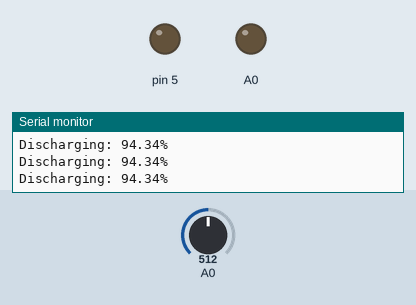
Recording of a sketch running on a simulated Arduino Uno, built with avr-gcc and run on an emulated ATmega328P. Shown: output pins drawn as LEDs (lit = HIGH), the last lines printed to the serial monitor. Inputs (shaded band) come from the test bench; at power-on: A0 = 512.

Above: at 0.8 s.
0.9 s: A0 set to 22
3.9 s: A0 set to 18
At 4.5 s:
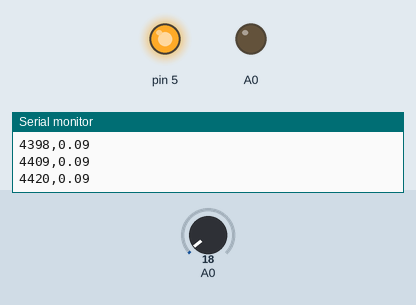
Timing chart, 0 to 6.9 s (numbered marks = the images above; inputs shaded):
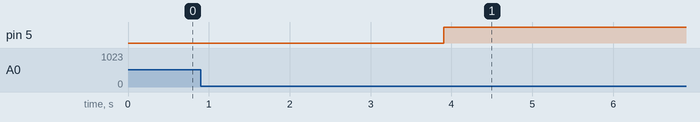

The sketch:

cap-curved.ino
```cpp
int start=millis();
double volt=0.0;

double top = 2.65; //set this unreasonably high while gnd of cap is unplugged to see what it maxes at

int i=1;
int n;

void setup() {

  // open serial connection
    Serial.begin(9600);
    pinMode(A0, OUTPUT);
    pinMode(5, OUTPUT);


    //discharge
    Serial.println("Discharging before any measurements.");
    digitalWrite(5,false);
    volt=0.0048828125*analogRead(A0);
    while(volt>.1)
    {
      Serial.print("Discharging: ");
      Serial.print(100*volt/top);
      Serial.println("%");
      volt=0.0048828125*analogRead(A0);
    }
}

void loop() {
    //charge and record
    digitalWrite(5,true);
    Serial.println("Begining cap charge.");
    volt=0.0048828125*analogRead(A0);
    start=millis();
    while(volt<top-.05)
    {
      volt=0.0048828125*analogRead(A0);
      Serial.print(millis());
      Serial.print(",");
      Serial.println(volt);
    }


    //discharge before rerun
    digitalWrite(5,false);
    volt=0.0048828125*analogRead(A0);
    while(volt>.05)
    {
      volt=0.0048828125*analogRead(A0);
      Serial.print("Discharging: ");
      Serial.print(100*volt/top);
      Serial.println("%");
    }
    delay(5000);
}
```

Measured:
- the behaviour switches between 21 and 20 on A0 (found by bisection; images 0 and 1)
- after the input at 3.9 s, pin 5: LOW → HIGH at once
